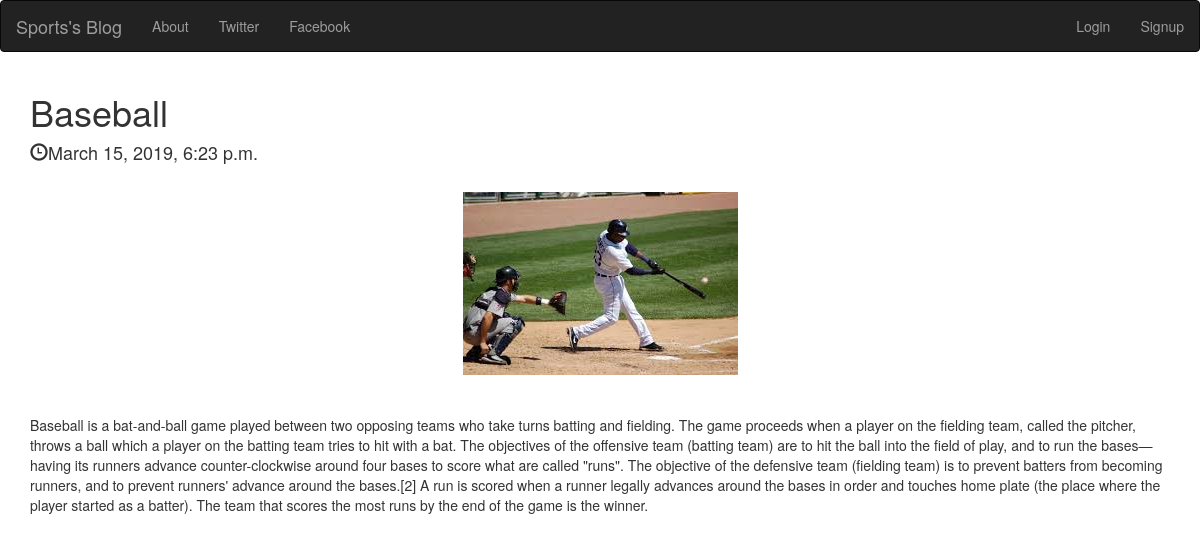
The app's page /post/1/ with its own data.
### posts/models.py (models this page shows, shortened)
class Post(models.Model):
    title = models.CharField(max_length=200)  #In blog, every post has title name
    author = models.ForeignKey(
                'auth.User',
                on_delete = models.CASCADE,
            )
    created_date = models.DateTimeField(default=timezone.now)
    published_date = models.DateTimeField(blank=True, null=True)
    body = models.TextField()
    image = models.ImageField(upload_to = 'media/')

### posts/views.py (the view)
# urls.py: path('post/<int:pk>/', views.PostDetailView.as_view(), name='post_detail'),
class PostDetailView(DetailView):
    model = Post
    template_name = 'post_detail.html'

### templates/post_detail.html (shortened to what this page needs)
{% extends 'base.html' %}
{% block content %}
  <h1>{{ post.title }}</h1>
  {% if post.published_date %}
    <h4><span class="glyphicon glyphicon-time" aria-hidden="true"></span>{{ post.published_date }}</h4>
    <br>
    <img src= "{{post.image.url}}" class="imr-responsive  center-block" style="max-height:300px;" />
    <br><br>
    <p>{{post.body}}</p>
  {% else %}
    <a class="btn btn-success" href="{% url 'post_publish' pk=post.pk %}">Publish</a>
  {% endif %}
{% endblock %}

### records on screen
Post: title "Baseball", published_date "March 15, 2019, 6:23 p.m.", image (picture), body "Baseball is a bat-and-ball game played between two opposing teams who take turns batting and fielding. The game proceeds when a player on the fielding team, called the pitcher, throws a ball which a player on the batting team tries to hit with a bat. The objectives of the offensive team (batting team) are to hit the ball into the field of play, and to run the bases—having its runners advance counter-clockwise around four bases to score what are called \"runs\". The objective of the defensive team (fielding team) is to prevent batters from becoming runners, and to prevent runners' advance around the bases.[2] A run is scored when a runner legally advances around the bases in order and touches…"
